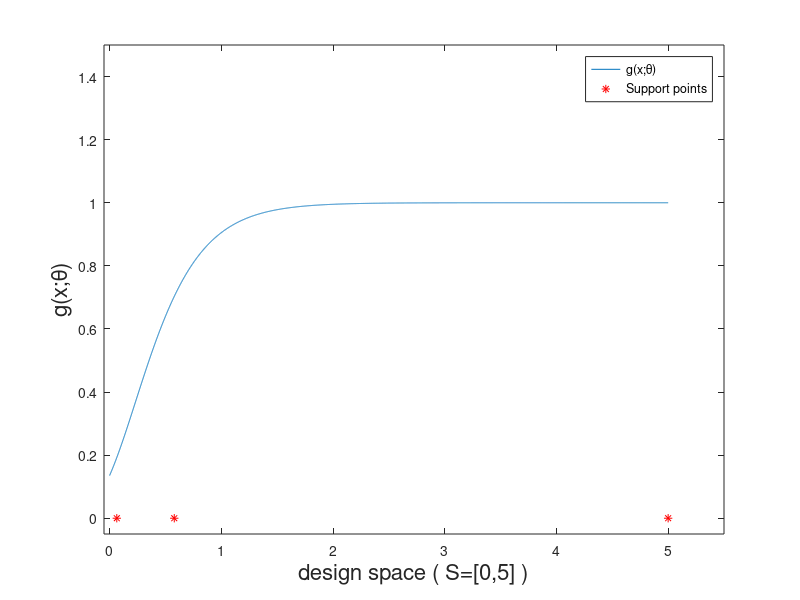

This chart was generated by the following MATLAB code: (Note: this script raises an error after producing the figure.)
x = 0:0.001:5;
f = @(x) exp(-2*exp(-3*x)); 
y = f(x);
figure
  h1 = plot(x,y);
  xlabel('design space ( S=[0,5] )','FontSize', 16); % x-axis label
  ylabel('g(x;\theta)','FontSize', 16); % y-axis label
  xlim([-0.05,5.5]);
  ylim([-0.05,1.5]);
hold on
  x1 = [0.0645;0.5790;5.0000];
  y1 = [0;0;0];
  h2 = plot(x1,y1,'*','Color','Red');
  lgd = legend([h1 h2], 'g(x;\theta)','Support points');
  lgd.FontSize = 16;
  text(x1,y1+0.05,'$\frac{1}{3}$','Interpreter','latex','FontSize',16);
hold off 